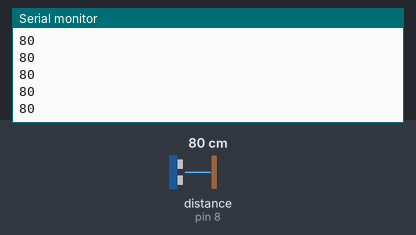
Simulated run of this sketch. Board: Arduino Uno, built with avr-gcc and run on an emulated ATmega328P. Parts: the last lines printed to the serial monitor. Wiring (inferred from the names in the program): ultrasonic range finder: trigger pin 7; echo pin 8. The inputs (shaded band) are chosen by the test bench; at power-on: distance to the obstacle (sensor on pin 8) 80 cm. The echo pulse lasts 58.3 µs per cm.

Above: at 1.2 s.
1.3 s: distance to the obstacle (sensor on pin 8) set to 2 cm
At 1.48 s:
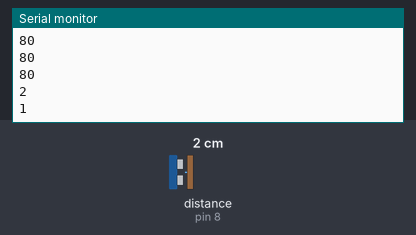
2.8 s: distance to the obstacle (sensor on pin 8) set to 4 cm
At 2.89 s:
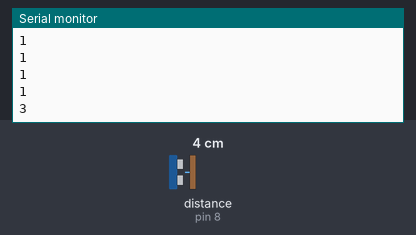
Timing chart, 0 to 5.8 s (numbered marks = the images above; inputs shaded):
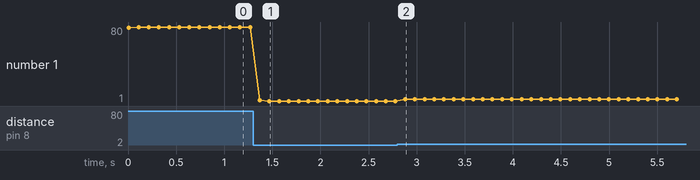

Measured:
- after the input at 1.3 s, the serial monitor: prints a new line after 0.07 s (image 1)
- after the input at 2.8 s, the serial monitor: prints a new line after 0.08 s (image 2)
- plotted number 1: 80 → 1 after the input at 1.3 s, 1 → 3 after the input at 2.8 s

The sketch:

hc-sr04_module.ino
```cpp
#define ECHO_PIN 8 // Arduino pin tied to echo pin on the ultrasonic sensor.
#define TRIGGER_PIN 7 // Arduino pin tied to trigger pin on the ultrasonic sensor.
#define MAX_DISTANCE 500 // Maximum distance we want to ping for (in centimeters). Maximum sensor distance is rated at 400-500cm.
int maximumRange = 400; // Maximum range needed
int minimumRange = 0; // Minimum range needed

long duration,distance;

void setup()
{
  Serial.begin(9600);
  pinMode(TRIGGER_PIN,OUTPUT);
  pinMode(ECHO_PIN ,INPUT);
}

void loop()
{
 /* The following trigPin/echoPin cycle is used to determine the
 distance of the nearest object by bouncing soundwaves off of it. */
 digitalWrite(TRIGGER_PIN, LOW);
 delayMicroseconds(2);

 digitalWrite(TRIGGER_PIN, HIGH);
 delayMicroseconds(10);

 digitalWrite(TRIGGER_PIN, LOW);
 duration = pulseIn(ECHO_PIN, HIGH);

 //Calculate the distance (in cm) based on the speed of sound.
 distance = duration/58.2;

 if (distance >= maximumRange || distance <= minimumRange){
 /* Send a negative number to computer and Turn LED ON
 to indicate "out of range" */
 Serial.println("-1");
 digitalWrite(13, HIGH);
 }
 else {
 /* Send the distance to the computer using Serial protocol, and
 turn LED OFF to indicate successful reading. */
 Serial.println(distance);
 digitalWrite(13, LOW);
 }

 //Delay 100ms before next reading.
 delay(100);
}
```
